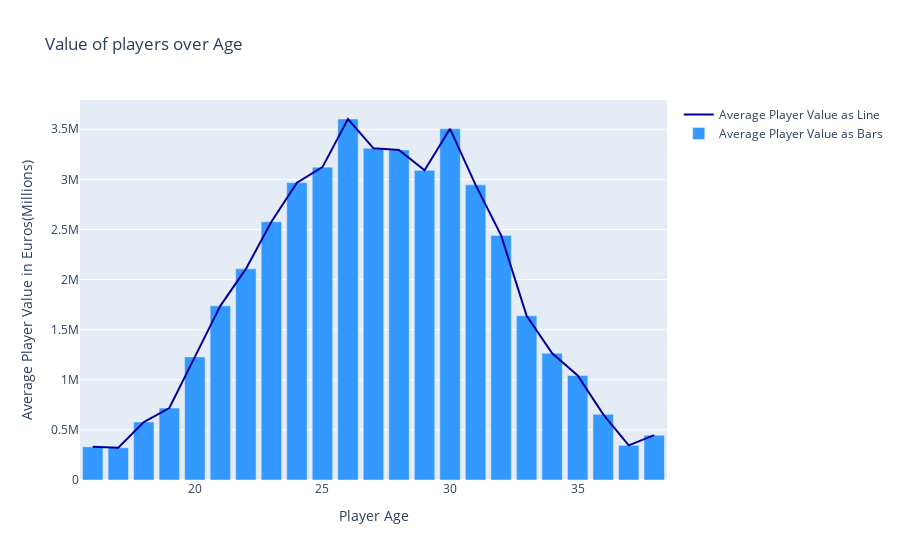

Notebook code cell kept with this figure:
### Code cell
py.iplot(fig1)

### Figure 1 — Plotly figure (JSON) as saved in the notebook; plotly's stock layout.template omitted (floating-point values rounded to 4 significant figures)
{"data": [{"marker": {"color": "rgb(0,0,153)"}, "name": "Average Player Value as Line", "x": [16, 17, 18, 19, 20, 21, 22, 23, 24, 25, 26, 27, 28, 29, 30, 31, 32, 33, 34, 35, 36, 37, 38], "y": [331200.0, 322500.0, 578800.0, 717800.0, 1229000.0, 1738000.0, 2107000.0, 2577000.0, 2968000.0, 3122000.0, 3603000.0, 3310000.0, 3293000.0, 3090000.0, 3505000.0, 2946000.0, 2441000.0, 1639000.0, 1264000.0, 1044000.0, 655100.0, 345700.0, 447600.0], "type": "scatter"}, {"base": 0, "marker": {"color": "rgb(51,153,255)"}, "name": "Average Player Value as Bars", "x": [16, 17, 18, 19, 20, 21, 22, 23, 24, 25, 26, 27, 28, 29, 30, 31, 32, 33, 34, 35, 36, 37, 38], "y": [331200.0, 322500.0, 578800.0, 717800.0, 1229000.0, 1738000.0, 2107000.0, 2577000.0, 2968000.0, 3122000.0, 3603000.0, 3310000.0, 3293000.0, 3090000.0, 3505000.0, 2946000.0, 2441000.0, 1639000.0, 1264000.0, 1044000.0, 655100.0, 345700.0, 447600.0], "type": "bar"}], "layout": {"title": {"text": "Value of players over Age"}, "xaxis": {"title": {"text": "Player Age"}}, "yaxis": {"title": {"text": "Average Player Value in Euros(Millions)"}}}}
